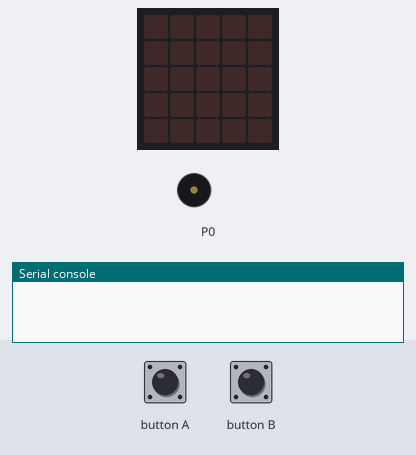
A program run on a simulated BBC micro:bit (MakeCode). Parts: the board's 5×5 LED display, buzzer (waves = sounding), the last lines printed to the serial console. The test bench sets the inputs (shaded band).

Above: at 1.2 s.
1.3 s: button A pressed for 0.15 s
At 2.1 s:
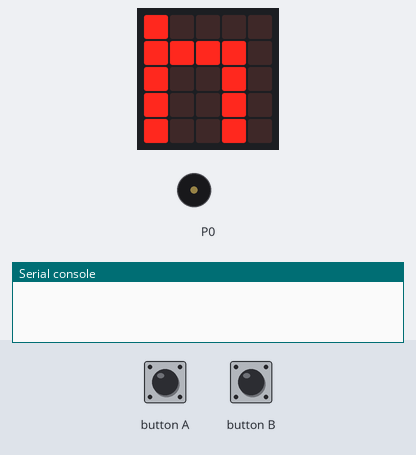
4.4 s: button B pressed for 0.15 s
At 5.86 s:
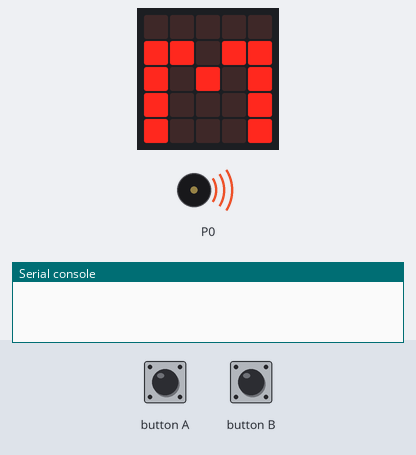
10.4 s: button B pressed for 0.15 s
16.4 s: button A pressed for 0.15 s
At 21.97 s:
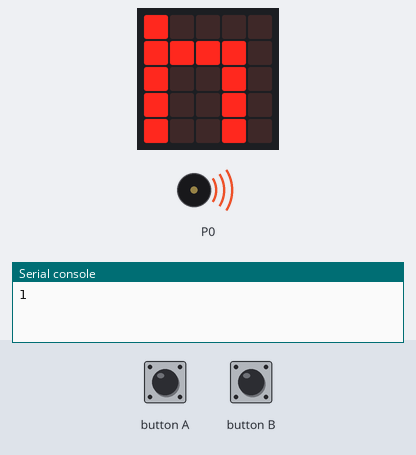
Timing chart, 0 to 23.4 s (numbered marks = the images above; inputs shaded):
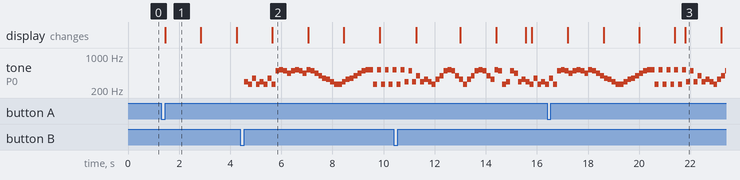

The program:

main.ts
```typescript
input.onButtonPressed(Button.A, function () {
    basic.showLeds(`
        # . . . .
        # # # # .
        # . . # .
        # . . # .
        # . . # .
        `)
    basic.pause(1000)
    basic.showLeds(`
        # # # . .
        # . # . .
        # # # . .
        # . . . .
        # # # . .
        `)
    basic.pause(1000)
    basic.showLeds(`
        . # . . .
        . # . . .
        . # . . .
        . # . . .
        # . . . .
        `)
    basic.pause(1000)
    basic.showLeds(`
        . . . . .
        # # . # #
        # . # . #
        # . . . #
        # . . . #
        `)
    basic.pause(1000)
    basic.showLeds(`
        . . # . .
        . . . . .
        . . # . .
        . . # . .
        . . # . .
        `)
    basic.pause(1000)
    basic.showLeds(`
        . . # . .
        . # # # .
        . . # . .
        . . # . .
        . . # # .
        `)
    basic.pause(1000)
    basic.showLeds(`
        # . . . #
        # # . . #
        # . # . #
        # . . # #
        # . . . #
        `)
    basic.pause(1000)
    basic.showString("A")
    basic.pause(1000)
    basic.showLeds(`
        # . . . #
        # . . . #
        . # . # .
        . # . # .
        . . # . .
        `)
    basic.pause(1000)
    basic.showLeds(`
        # . . . #
        # # . . #
        # . # . #
        # . . # #
        # . . . #
        `)
    basic.pause(1000)
    basic.showLeds(`
        # # # . .
        # . # . .
        # # # . .
        # . . . .
        # # # . .
        `)
    basic.pause(1000)
    basic.showLeds(`
        # # . . .
        # . # . .
        # # . . .
        # . # . .
        # . . # .
        `)
    basic.pause(1000)
    basic.showLeds(`
        # # . . .
        # . # . .
        # # . . .
        # . # . .
        # # . . .
        `)
    basic.pause(1000)
    basic.showLeds(`
        . . . . .
        . # # . .
        # . . # .
        # . . # .
        . # # . .
        `)
    basic.pause(1000)
    basic.showLeds(`
        # . . . .
        # . . . .
        # # . . .
        # . # . .
        # # . . .
        `)
})
input.onButtonPressed(Button.B, function () {
    music.playMelody("D C F C D C F C ", hastighed)
    music.playMelody("B C5 B A B C5 B A ", hastighed)
    music.playMelody("C5 B A G F E D C ", hastighed)
    music.playMelody("C D E F G A B C5 ", hastighed)
    music.playMelody("C5 C C5 C C5 C C5 C ", hastighed)
    music.playMelody("C5 D B D G D E D ", hastighed)
    music.playMelody("C E G B C5 B G E ", hastighed)
    music.playMelody("C E G B C5 B G E ", hastighed)
    music.playMelody("C5 B C D B A D E ", hastighed)
    music.stopMelody(MelodyStopOptions.All)
    led.plotBarGraph(
    1,
    10
    )
})
let hastighed = 0
hastighed = 400
```

test.ts
```typescript
// test ender her, dette bliver ikke kompileret, når denne pakke bruges som en udvidelse.
```

Measured:
- after the input at 1.3 s, the display: changes after 0.15 s (image 1)
- after the input at 4.4 s, tone on P0: plays 294 Hz for 0.15 s, 262 Hz for 0.15 s, 349 Hz for 0.15 s, 262 Hz for 0.15 s, 294 Hz for 0.15 s, 262 Hz for 0.15 s … (37 notes in this stretch), starting after 0.15 s
- after the input at 16.4 s, the display: first differs from a run without the input after 5.4 s (image 3)
- what the display in image 1 shows lasts 1.4 s, from 1.5 s to 2.9 s
